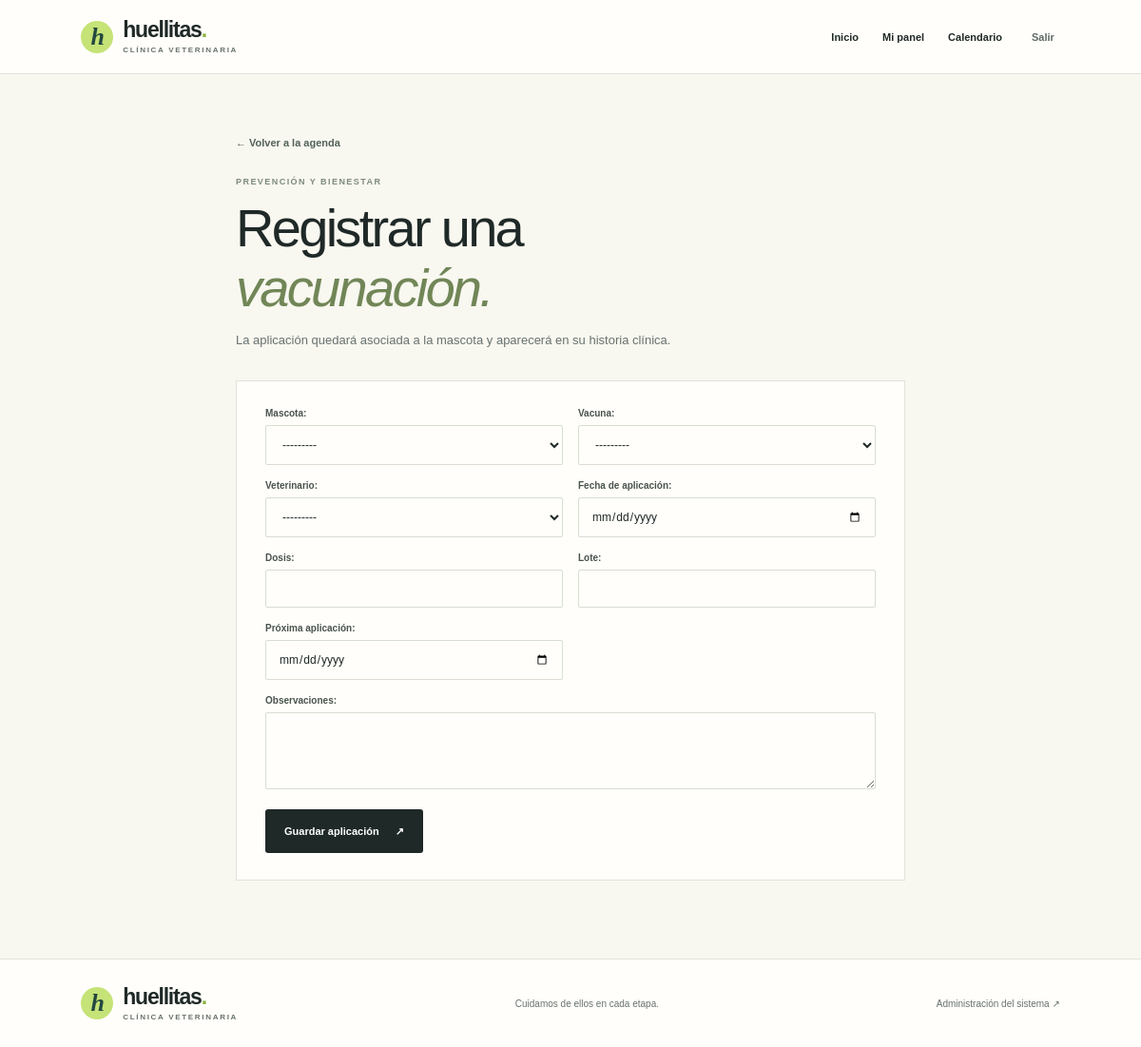
The page /personal/vacunas/nueva/ (signed in) on the database its author committed.
### mascotas/models.py (models this page shows)
class Mascota(models.Model):
    mascota_id = models.BigAutoField(primary_key=True)
    propietario = models.ForeignKey('propietarios_core.Propietario', on_delete=models.PROTECT, related_name='mascotas')
    nombre = models.CharField(max_length=80)
    especie = models.CharField(max_length=40)
    raza = models.CharField(max_length=60, blank=True)
    sexo = models.CharField(max_length=10, choices=[('M', 'Macho'), ('H', 'Hembra')])
    fecha_nacimiento = models.DateField(null=True, blank=True)
    peso_kg = models.DecimalField(max_digits=6, decimal_places=2, null=True, blank=True)
    activo = models.BooleanField(default=True)
    class Meta:
        ordering = ['nombre']
        verbose_name = 'mascota'
        verbose_name_plural = 'mascotas'
    def __str__(self):
        return f'{self.nombre} — {self.especie}'

### vacunas/models.py (models this page shows)
class Vacuna(models.Model):
    vacuna_id = models.BigAutoField(primary_key=True)
    nombre = models.CharField(max_length=100, unique=True)
    especie_objetivo = models.CharField(max_length=40)
    fabricante = models.CharField(max_length=100, blank=True)
    intervalo_meses = models.PositiveSmallIntegerField(default=12)
    descripcion = models.TextField(blank=True)
    activa = models.BooleanField(default=True)
    class Meta:
        ordering = ['nombre']
        verbose_name = 'vacuna'
        verbose_name_plural = 'vacunas'
    def __str__(self):
        return f'{self.nombre} ({self.especie_objetivo})'

### veterinarios/models.py (models this page shows)
class Veterinario(models.Model):
    veterinario_id = models.BigAutoField(primary_key=True)
    nombres = models.CharField(max_length=80)
    apellidos = models.CharField(max_length=80)
    documento = models.CharField(max_length=20, unique=True)
    tarjeta_profesional = models.CharField(max_length=40, unique=True)
    telefono = models.CharField(max_length=20)
    correo = models.EmailField(unique=True)
    especialidad = models.CharField(max_length=80)
    activo = models.BooleanField(default=True)
    class Meta:
        ordering = ['apellidos', 'nombres']
        verbose_name = 'veterinario'
        verbose_name_plural = 'veterinarios'
    def __str__(self):
        return f'Dr(a). {self.nombres} {self.apellidos}'

### config/views.py (the view)
# urls.py: path('personal/vacunas/nueva/', views.registrar_vacuna, name='registrar_vacuna'),
@login_required
def registrar_vacuna(request):
    requiere_personal(request.user)
    form=AplicacionVacunaForm(request.POST or None)
    if request.method=='POST' and form.is_valid():
        form.save()
        messages.success(request,'La aplicación de vacuna quedó registrada en la historia de la mascota.')
        return redirect('agenda_personal')
    return render(request,'portal/registrar_vacuna.html',{'form':form})

### config/forms.py (shortened to what this page needs)
class AplicacionVacunaForm(forms.ModelForm):
    class Meta:
        model = AplicacionVacuna
        fields = ['mascota','vacuna','veterinario','fecha','dosis','lote','proxima_fecha','observaciones']
        labels = {'mascota':'Mascota','vacuna':'Vacuna','veterinario':'Veterinario','fecha':'Fecha de aplicación','dosis':'Dosis','lote':'Lote','proxima_fecha':'Próxima aplicación','observaciones':'Observaciones'}
        widgets = {'fecha':forms.DateInput(attrs={'type':'date'}),'proxima_fecha':forms.DateInput(attrs={'type':'date'}),'observaciones':forms.Textarea(attrs={'rows':3})}
    def __init__(self, *args, veterinario=None, **kwargs):
        super().__init__(*args, **kwargs)
        self.fields['mascota'].queryset = Mascota.objects.filter(activo=True).select_related('propietario')
        self.fields['vacuna'].queryset = Vacuna.objects.filter(activa=True)
        self.fields['veterinario'].queryset = Veterinario.objects.filter(activo=True)
        if veterinario:
            self.fields['veterinario'].initial = veterinario

### config/views.py (called while the page is built)
def es_personal(user):
    return user.is_authenticated and (user.is_staff or user.is_superuser or user.groups.filter(name__in=['Recepcionista','Veterinario']).exists())

def requiere_personal(user):
    if not es_personal(user):
        raise PermissionDenied

### templates/portal/registrar_vacuna.html (shortened to what this page needs)
{% extends 'portal/base.html' %}
{% block content %}
<section class="form-page form-page-narrow"><a class="back-link" href="{% url 'agenda_personal' %}">← Volver a la agenda</a><div class="page-heading"><span class="portal-eyebrow">PREVENCIÓN Y BIENESTAR</span><h1>Registrar una<br><em>vacunación.</em></h1><p>La aplicación quedará asociada a la mascota y aparecerá en su historia clínica.</p></div><form method="post" class="portal-form form-panel">{% csrf_token %}{% if form.non_field_errors %}<div class="form-errors">{{ form.non_field_errors }}</div>{% endif %}<div class="form-grid">{% for field in form %}<div class="field {% if field.name == 'observaciones' %}field-wide{% endif %}">{{ field.label_tag }}{{ field }}{% for error in field.errors %}<span class="field-error">{{ error }}</span>{% endfor %}</div>{% endfor %}</div><button class="button button-dark form-submit" type="submit">Guardar aplicación <span>↗</span></button></form></section>
{% endblock %}

### static/site.css (style rules this page uses)
:root { --ink:#1f2927;--muted:#68726e;--green:#c5e377;--green-dark:#a6ca54;--cream:#f8f7f0;--paper:#fffefa;--line:#dfe2d8;--teal:#244840;--lilac:#e8e1f4;--yellow:#f7e7a9;--blue:#dcecf0;--heading:'Manrope',sans-serif;--body:'DM Sans',sans-serif }
* { box-sizing:border-box }
html { scroll-behavior:smooth }
body { margin:0;background:var(--paper);color:var(--ink);font-family:var(--body);font-size:15px;-webkit-font-smoothing:antialiased }
a { color:inherit;text-decoration:none }
.button { min-height:46px;padding:0 20px;display:inline-flex;align-items:center;justify-content:center;gap:17px;border-radius:3px;font-size:11px;font-weight:700;transition:transform .2s,background .2s }
.button-dark { background:var(--ink);color:white }

### static/portal.css (style rules this page uses)
.portal-body { background:#f8f7f0;min-height:100vh }
.portal-eyebrow { font-size:9px;font-weight:700;letter-spacing:1.45px;color:#7d8b7d }
.portal-main h1,.portal-main h2,.portal-main h3 { font-family:'Manrope','Trebuchet MS',Arial,sans-serif }
.portal-main h1 em,.portal-main h2 em { color:#718657;font-weight:400 }
.portal-main h1 { font-size:clamp(38px,5vw,56px);font-weight:500;letter-spacing:-2.7px;line-height:1.12 }
.muted,.page-heading>p,.dashboard-welcome>div>p { color:#68726e;line-height:1.7;font-size:13px }
.portal-form { width:100% }
.field { min-width:0;display:flex;flex-direction:column;gap:7px;margin-bottom:16px }
.field label { font-size:10px;font-weight:700;color:#49534e }
.field input,.field select,.field textarea { width:100%;border:1px solid #d9ddd2;background:#fffefa;padding:12px 13px;font:12px 'DM Sans',Arial,sans-serif;color:#1f2927;border-radius:2px;outline:none }
.field textarea { resize:vertical;line-height:1.55 }
.form-submit { margin-top:5px;border:0;cursor:pointer;font-family:'DM Sans',Arial,sans-serif }
.form-page { max-width:930px;margin:0 auto;padding:62px 28px 82px }
.form-page-narrow { max-width:760px }
.page-heading { max-width:650px;margin:23px 0 30px }
.page-heading h1 { margin:12px 0 }
.page-heading>p { max-width:550px }
.form-panel { background:#fffefa;border:1px solid #e2e3db;padding:28px 30px }
.form-grid { display:grid;grid-template-columns:repeat(2,minmax(0,1fr));gap:0 16px }
.field-wide { grid-column:1/-1 }
.back-link { font-size:11px;color:#53615a;font-weight:600 }

### rows shown on the page
Mascota: form "---------"
Vacuna: form "---------"
Veterinario: form "---------"

### other values the page prints
{{ field.label_tag }} "Mascota:" "Vacuna:" "Veterinario:" "Fecha de aplicación:" "Dosis:" "Lote:" "Próxima aplicación:" "Observaciones:"
